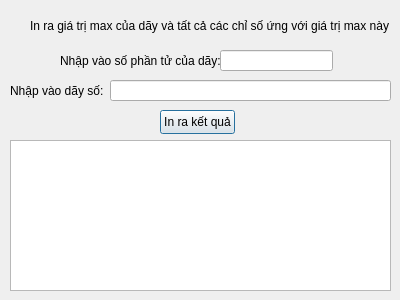
<?xml version="1.0" encoding="UTF-8"?>
<ui version="4.0">
 <class>Bai4_Tuan3</class>
 <widget class="QDialog" name="Bai4_Tuan3">
  <property name="geometry">
   <rect>
    <x>0</x>
    <y>0</y>
    <width>400</width>
    <height>300</height>
   </rect>
  </property>
  <property name="windowTitle">
   <string>Bai4_Tuan3</string>
  </property>
  <widget class="QLabel" name="label">
   <property name="geometry">
    <rect>
     <x>30</x>
     <y>10</y>
     <width>361</width>
     <height>31</height>
    </rect>
   </property>
   <property name="text">
    <string>In ra giá trị max của dãy và tất cả các chỉ số ứng với giá trị max này</string>
   </property>
  </widget>
  <widget class="QLabel" name="label_3">
   <property name="geometry">
    <rect>
     <x>10</x>
     <y>80</y>
     <width>101</width>
     <height>21</height>
    </rect>
   </property>
   <property name="text">
    <string>Nhập vào dãy số:</string>
   </property>
  </widget>
  <widget class="QLineEdit" name="lineEdit_2">
   <property name="geometry">
    <rect>
     <x>110</x>
     <y>80</y>
     <width>281</width>
     <height>21</height>
    </rect>
   </property>
  </widget>
  <widget class="QPushButton" name="pushButton">
   <property name="geometry">
    <rect>
     <x>160</x>
     <y>110</y>
     <width>75</width>
     <height>24</height>
    </rect>
   </property>
   <property name="text">
    <string>In ra kết quả</string>
   </property>
  </widget>
  <widget class="QLabel" name="label_2">
   <property name="geometry">
    <rect>
     <x>60</x>
     <y>50</y>
     <width>161</width>
     <height>21</height>
    </rect>
   </property>
   <property name="text">
    <string>Nhập vào số phần tử của dãy:</string>
   </property>
  </widget>
  <widget class="QLineEdit" name="lineEdit">
   <property name="geometry">
    <rect>
     <x>220</x>
     <y>50</y>
     <width>113</width>
     <height>21</height>
    </rect>
   </property>
  </widget>
  <widget class="QTextEdit" name="textEdit">
   <property name="geometry">
    <rect>
     <x>10</x>
     <y>140</y>
     <width>381</width>
     <height>151</height>
    </rect>
   </property>
  </widget>
 </widget>
 <layoutdefault spacing="6" margin="11"/>
 <resources/>
 <connections/>
</ui>
